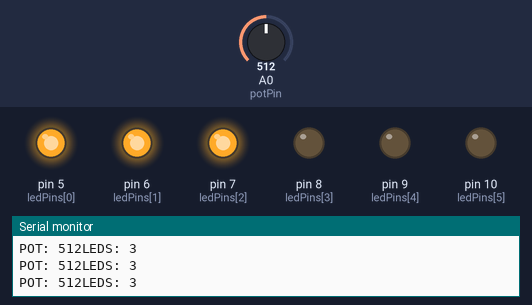
Simulated run of this sketch. Board: Arduino Uno, built with avr-gcc and run on an emulated ATmega328P. On the bench: output pins drawn as LEDs (lit = HIGH), the last lines printed to the serial monitor. The inputs (shaded band) are chosen by the test bench; at power-on: A0 (potPin) = 512.

Above: at 1.2 s.
1.3 s: A0 (potPin) set to 666
4.3 s: A0 (potPin) set to 694
At 5.5 s:
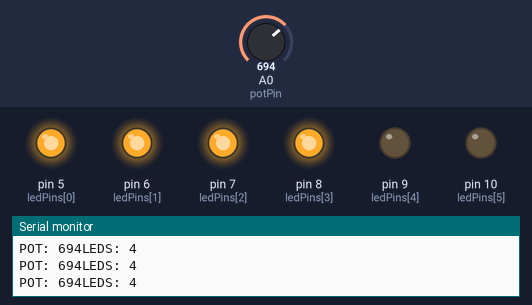
5.8 s: A0 (potPin) set to 840
8.8 s: A0 (potPin) set to 869
At 9.9 s:
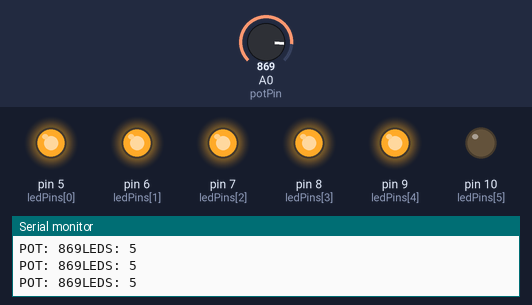
10.3 s: A0 (potPin) set to 1009
13.3 s: A0 (potPin) set to 1023
At 14.5 s:
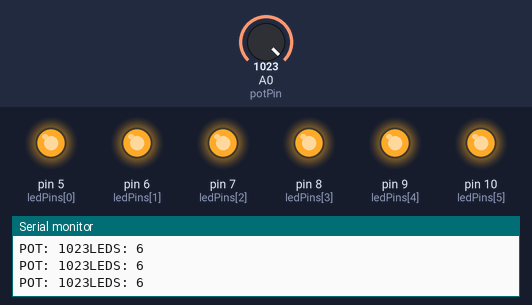
Timing chart, 0 to 15.8 s (numbered marks = the images above; inputs shaded):
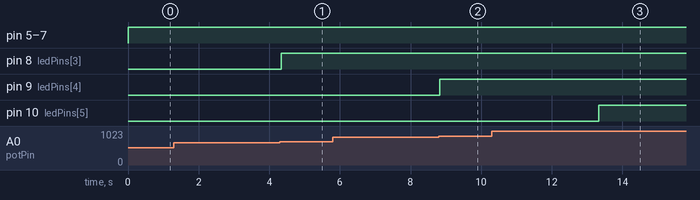

Measured:
- the behaviour switches between 681 and 682 on A0 (potPin) (found by bisection; images 0 and 1)
- the behaviour switches between 852 and 853 on A0 (potPin) (found by bisection; images 1 and 2)
- the behaviour switches between 1022 and 1023 on A0 (potPin) (found by bisection; images 2 and 3)
- after the input at 4.3 s, pin 8 (ledPins[3]): LOW → HIGH at once
- after the input at 8.8 s, pin 9 (ledPins[4]): LOW → HIGH at once
- after the input at 13.3 s, pin 10 (ledPins[5]): LOW → HIGH at once

The sketch:

potenciometro_led.ino
```cpp
int potPin = A0;    // select the input pin for the potentiometer
int ledPins[] = {5, 6, 7, 8, 9, 10};   // select the output pins for the LEDs
int numLeds = sizeof(ledPins)/sizeof(int);   // calculate the number of LEDs

void setup() {
  for (int i = 0; i < numLeds; i++) {
    pinMode(ledPins[i], OUTPUT);    // initialize the LED pins as outputs
  }
  Serial.begin(9600);
}

void loop() {
  int potValue = analogRead(potPin);   // read the potentiometer value
  int ledCount = map(potValue, 0, 1023, 0, numLeds);   // map the potentiometer value to the number of LEDs to light up
  Serial.print("POT: ");
  Serial.print(potValue);
  Serial.print("LEDS: ");
  Serial.println(ledCount);
  for (int i = 0; i < numLeds; i++) {
    if (i < ledCount) {
      digitalWrite(ledPins[i], HIGH);   // turn on the LED
    } else {
      digitalWrite(ledPins[i], LOW);    // turn off the LED
    }
  }
}
```
